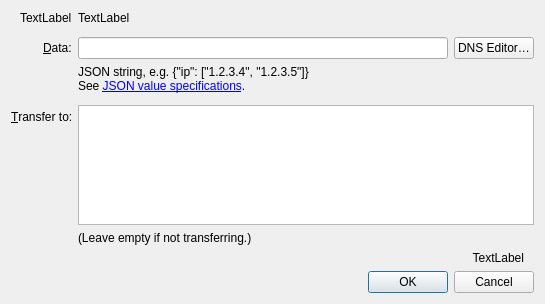
<?xml version="1.0" encoding="UTF-8"?>
<ui version="4.0">
 <class>ConfigureNameDialog</class>
 <widget class="QDialog" name="ConfigureNameDialog">
  <property name="geometry">
   <rect>
    <x>0</x>
    <y>0</y>
    <width>545</width>
    <height>304</height>
   </rect>
  </property>
  <property name="sizePolicy">
   <sizepolicy hsizetype="Preferred" vsizetype="Preferred">
    <horstretch>0</horstretch>
    <verstretch>0</verstretch>
   </sizepolicy>
  </property>
  <property name="windowTitle">
   <string>Configure Name</string>
  </property>
  <layout class="QVBoxLayout" name="verticalLayout">
   <item>
    <layout class="QFormLayout" name="formLayout">
     <property name="fieldGrowthPolicy">
      <enum>QFormLayout::AllNonFixedFieldsGrow</enum>
     </property>
     <property name="labelAlignment">
      <set>Qt::AlignRight|Qt::AlignTrailing|Qt::AlignVCenter</set>
     </property>
     <item row="1" column="0">
      <widget class="QLabel" name="labelNamespace">
       <property name="text">
        <string notr="true">TextLabel</string>
       </property>
       <property name="buddy">
        <cstring>dataEdit</cstring>
       </property>
      </widget>
     </item>
     <item row="1" column="1">
      <widget class="QLabel" name="labelName">
       <property name="text">
        <string notr="true">TextLabel</string>
       </property>
       <property name="textFormat">
        <enum>Qt::PlainText</enum>
       </property>
      </widget>
     </item>
     <item row="2" column="1">
      <spacer name="verticalSpacer_2">
       <property name="orientation">
        <enum>Qt::Vertical</enum>
       </property>
       <property name="sizeHint" stdset="0">
        <size>
         <width>20</width>
         <height>16</height>
        </size>
       </property>
      </spacer>
     </item>
     <item row="4" column="0">
      <widget class="QLabel" name="label">
       <property name="text">
        <string>&amp;Data:</string>
       </property>
       <property name="alignment">
        <set>Qt::AlignLeading|Qt::AlignLeft|Qt::AlignVCenter</set>
       </property>
       <property name="buddy">
        <cstring>dataEdit</cstring>
       </property>
      </widget>
     </item>
     <item row="5" column="1">
      <widget class="QLabel" name="label_4">
       <property name="text">
        <string>JSON string, e.g. {&amp;quot;ip&amp;quot;: [&amp;quot;1.2.3.4&amp;quot;, &amp;quot;1.2.3.5&amp;quot;]}&lt;br&gt;See &lt;a href=&quot;https://github.com/namecoin/proposals&quot;&gt;JSON value specifications&lt;/a&gt;.</string>
       </property>
       <property name="openExternalLinks">
        <bool>true</bool>
       </property>
      </widget>
     </item>
     <item row="6" column="1">
      <spacer name="verticalSpacer">
       <property name="orientation">
        <enum>Qt::Vertical</enum>
       </property>
       <property name="sizeHint" stdset="0">
        <size>
         <width>20</width>
         <height>16</height>
        </size>
       </property>
      </spacer>
     </item>
     <item row="7" column="0">
      <widget class="QLabel" name="labelTransferTo">
       <property name="text">
        <string>&amp;Transfer to:</string>
       </property>
       <property name="buddy">
        <cstring>transferTo</cstring>
       </property>
      </widget>
     </item>
     <item row="7" column="1">
      <layout class="QHBoxLayout" name="transferToLayout">
       <property name="spacing">
        <number>0</number>
       </property>
       <property name="sizeConstraint">
        <enum>QLayout::SetDefaultConstraint</enum>
       </property>
       <item>
        <widget class="QPayToEdit" name="transferTo">
        </widget>
       </item>
      </layout>
     </item>
     <item row="8" column="1">
      <widget class="QLabel" name="labelTransferToHint">
       <property name="text">
        <string>(Leave empty if not transferring.)</string>
       </property>
      </widget>
     </item>
     <item row="4" column="1">
      <layout class="QHBoxLayout" name="horizontalLayout_3">
       <item>
        <widget class="QLineEdit" name="dataEdit">
         <property name="toolTip">
          <string>Enter JSON string that will be associated with the name</string>
         </property>
         <property name="maxLength">
          <number>1023</number>
         </property>
        </widget>
       </item>
       <item>
        <widget class="QPushButton" name="btnDNSEditor">
         <property name="text">
          <string>DNS Editor&#8230;</string>
         </property>
        </widget>
       </item>
      </layout>
     </item>
    </layout>
   </item>
   <item>
    <widget class="QLabel" name="labelSubmitHint">
     <property name="text">
      <string notr="true">TextLabel</string>
     </property>
     <property name="alignment">
      <set>Qt::AlignRight|Qt::AlignTrailing|Qt::AlignVCenter</set>
     </property>
     <property name="margin">
      <number>10</number>
     </property>
     <property name="indent">
      <number>10</number>
     </property>
    </widget>
   </item>
   <item>
    <layout class="QHBoxLayout" name="horizontalLayout">
     <item>
      <spacer name="horizontalSpacer">
       <property name="orientation">
        <enum>Qt::Horizontal</enum>
       </property>
       <property name="sizeHint" stdset="0">
        <size>
         <width>40</width>
         <height>20</height>
        </size>
       </property>
      </spacer>
     </item>
     <item>
      <widget class="QDialogButtonBox" name="buttonBox">
       <property name="sizePolicy">
        <sizepolicy hsizetype="Maximum" vsizetype="Fixed">
         <horstretch>0</horstretch>
         <verstretch>0</verstretch>
        </sizepolicy>
       </property>
       <property name="orientation">
        <enum>Qt::Horizontal</enum>
       </property>
       <property name="standardButtons">
        <set>QDialogButtonBox::Cancel|QDialogButtonBox::Ok</set>
       </property>
      </widget>
     </item>
    </layout>
   </item>
  </layout>
 </widget>
 <customwidgets>
  <customwidget>
   <class>QPayToEdit</class>
   <extends>QPlainTextEdit</extends>
   <header>qpaytoedit.h</header>
  </customwidget>
 </customwidgets>
 <resources>
 </resources>
 <connections>
  <connection>
   <sender>buttonBox</sender>
   <signal>accepted()</signal>
   <receiver>ConfigureNameDialog</receiver>
   <slot>accept()</slot>
   <hints>
    <hint type="sourcelabel">
     <x>248</x>
     <y>254</y>
    </hint>
    <hint type="destinationlabel">
     <x>157</x>
     <y>274</y>
    </hint>
   </hints>
  </connection>
  <connection>
   <sender>buttonBox</sender>
   <signal>rejected()</signal>
   <receiver>ConfigureNameDialog</receiver>
   <slot>reject()</slot>
   <hints>
    <hint type="sourcelabel">
     <x>248</x>
     <y>254</y>
    </hint>
    <hint type="destinationlabel">
     <x>157</x>
     <y>274</y>
    </hint>
   </hints>
  </connection>
 </connections>
</ui>
